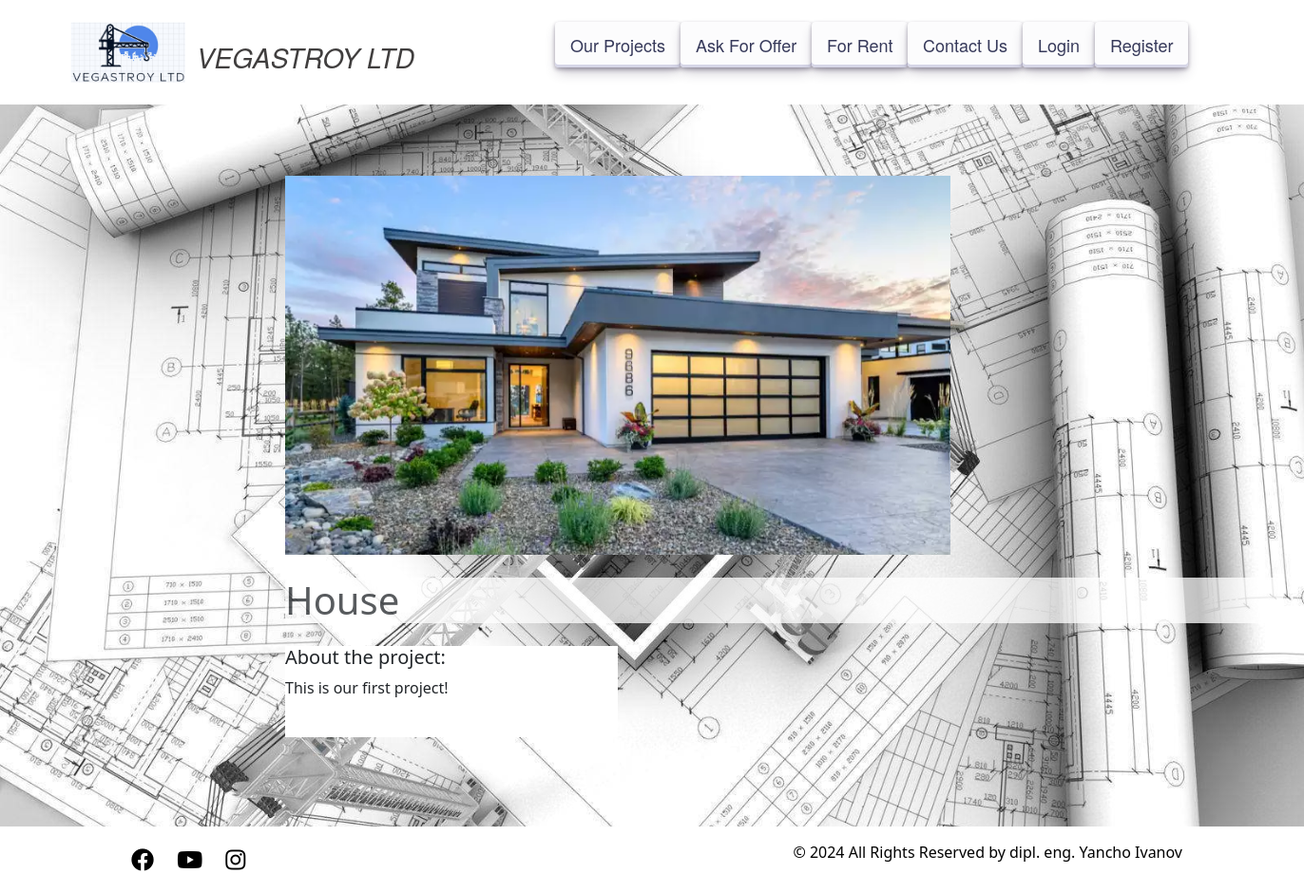
Page /our_projects/1/ on the committed database.
### vegastroy/projects/models.py (models this page shows)
class Project(models.Model):
    MAX_LENGTH_TITLE = 100
    title = models.CharField(max_length=MAX_LENGTH_TITLE)
    description = models.TextField()
    image = models.FileField(upload_to="project_images/", blank=True)

### vegastroy/projects/views.py (the view)
# urls.py: path("<int:pk>/", project_detail, name="project_detail"),
def project_detail(request, pk):
    project = Project.objects.get(pk=pk)
    context = {
        "project": project
    }
    return render(request, "projects/project_detail.html", context)

### templates/projects/project_detail.html
{% extends "base.html" %}
{% block content %}
<div class="row">
<div style="margin-left: 300px">
    <div class="col-md-8" style="margin-top: 75px;">
        {% if project.image %}
            <img src="{{ project.image.url }}" width="100%">
        {% endif %}
    </div>
    <br>
    <div class="title-text">
    <h1 style="background-color: white;
    box-sizing: content-box;
    opacity: 0.75;
    margin: auto;
                ">{{ project.title }}</h1>
    </div>
    <br>
    <div class="col-md-4" style="background-color: white;">
        <h5>About the project:</h5>
        <p>{{ project.description }}</p>
        <br>
    </div>
</div>
</div>
{% endblock %}

### staticfiles/css/home.css (style rules this page uses)
* { margin: 0; padding: 0; box-sizing: border-box; }
body { font-family: -apple-system, system-ui, Segoe UI, "Roboto", Oxygen, Ubuntu, Cantarell, "Open Sans", "Helvetica Neue", sans-serif; min-height: 100vh; background-image: url('/static/images/back.jpeg'); background-size: cover; }
p { margin: 0; }

### rows in the picture
Project: image (picture), title "House", description "This is our first project!"
